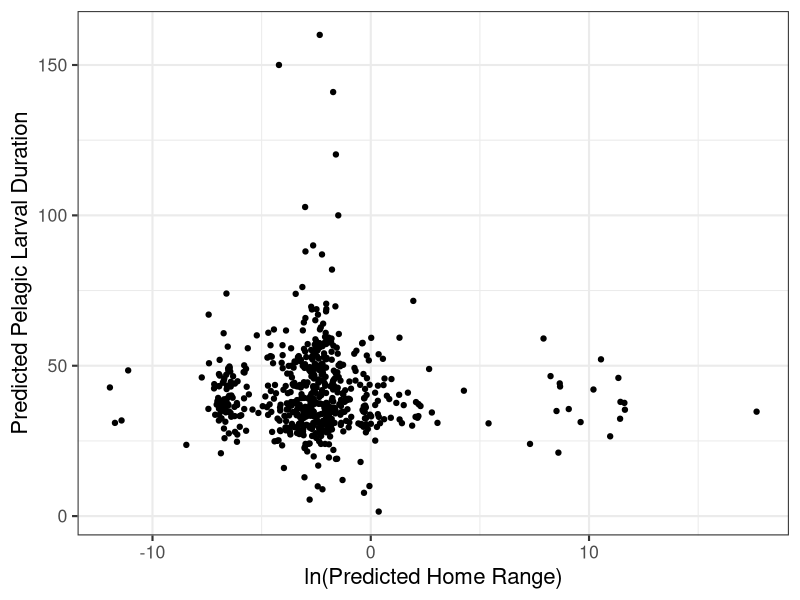

This chart was generated by the following R code: (Note: this script raises an error after producing the figure.)
## ---- chunk 1
knitr::opts_chunk$set(echo = TRUE, message = FALSE, warning = FALSE)

library(tidyverse)
library(patchwork)
library(cowplot)
library(ggpubr)
library(ggrepel)
## ---- chunk 2
fishbase_data <- read_csv(here::here("01_data", "02_processed_data", "fishbase_data.csv"))

filled_data <- read_csv(here::here("01_data", "02_processed_data", "filled_data.csv"))

filled_data2 <- read_csv(here::here("01_data", "02_processed_data", "filled_data2.csv")) %>%
  mutate_if(is.character, as.factor)
## ---- chunk 3
# homerange vs PLD
fishbase_data_gmm <- filled_data2 %>%
  mutate(class2 = as.factor(class2))

hr_hist <- ggplot(fishbase_data_gmm, aes(log(home_range))) +
  geom_histogram() +
  theme_bw(base_size = 16) +
  labs(
    y = "Count",
    x = "ln(Predicted Home Range)"
  )

pld_hist <- ggplot(fishbase_data_gmm, aes(pld)) +
  geom_histogram() +
  theme_bw(base_size = 16) +
  labs(
    y = "Count",
    x = "Predicted Pelagic Larval Duration"
  )

dist_plot <- hr_hist / pld_hist

p1 <- ggplot(fishbase_data_gmm, aes(log(home_range), pld)) +
  geom_jitter() +
  theme_bw(base_size = 16) +
  labs(
    y = "Predicted Pelagic Larval Duration",
    x = "ln(Predicted Home Range)"
  )

p1



# gmm plot


example_fish <- filled_data2 %>%
  select(species, fb_name, class2, class3, magnitude_homerange, month_pld) %>%
  filter(fb_name %in% c(
    "Hogfish", "Yellow snapper", "Blackfin tuna", "Humphead wrasse", "Pacific red snapper",
    "Giant seabass", "Lemon sole", "Chum salmon", "Pacific ocean perch", "Atlantic herring",
    "Atlantic cod", "Haddock", "Atlantic salmon", "California sheephead", "Black seabream",
    "Blue marlin", "Yellowfin tuna", "Swordfish"
    # "Blackhead seabream", "Pink salmon", "Coho salmon", "Ghost shark", "Pollack", "Polar cod", "Sockeye salmon", "Chinook salmon"
  ))


gmm_new_fig <- ggplot(fishbase_data_gmm, aes(magnitude_homerange, month_pld)) +
  theme_bw(base_size = 16) +
  labs(
    x = "Predicted Home Range Magnitude",
    y = "Predicted Pelgaic Larval Duration Month",
    color = "Class (Homerange/PLD)"
  ) +
  theme(legend.position = "bottom") +
  scale_color_viridis_d() +
  geom_label_repel(
    data = subset(fishbase_data_gmm, fb_name %in% c("Hogfish", "Yellow snapper", "Blackfin tuna")),
    aes(x = magnitude_homerange, y = month_pld, label = fb_name, color = class2),
    vjust = "outward", hjust = "outward",
    min.segment.length = 0,
    nudge_y = -0.5,
    show.legend = FALSE
  ) +
  geom_label_repel(
    data = subset(fishbase_data_gmm, fb_name %in% c("Humphead wrasse", "Pacific red snapper", "Giant seabass")),
    aes(x = magnitude_homerange, y = month_pld, label = fb_name, color = class2),
    # vjust = "outward", hjust = "outward",
    min.segment.length = 0,
    box.padding = 0.7,
    nudge_x = -2,
    show.legend = FALSE
  ) +
  geom_label_repel(
    data = subset(fishbase_data_gmm, fb_name %in% c("Lemon sole", "Chum salmon", "Pacific ocean perch")),
    aes(x = magnitude_homerange, y = month_pld, label = fb_name, color = class2),
    vjust = "outward", hjust = "outward",
    min.segment.length = 0,
    nudge_x = 0, nudge_y = 0.8,
    show.legend = FALSE
  ) +
  geom_label_repel(
    data = subset(fishbase_data_gmm, fb_name %in% c("Atlantic herring", "Atlantic cod", "Haddock")),
    aes(x = magnitude_homerange, y = month_pld, label = fb_name, color = class2),
    vjust = "outward", hjust = "outward",
    min.segment.length = 0,
    nudge_y = 0,
    show.legend = FALSE
  ) +
  geom_label_repel(
    data = subset(fishbase_data_gmm, fb_name %in% c("Atlantic salmon", "California sheephead", "Black seabream")),
    aes(x = magnitude_homerange, y = month_pld, label = fb_name, color = class2),
    vjust = "outward", hjust = "outward",
    min.segment.length = 0,
    nudge_y = 1, nudge_x = 1.5,
    show.legend = FALSE
  ) +
  geom_label_repel(
    data = subset(fishbase_data_gmm, fb_name %in% c("Blue marlin", "Yellowfin tuna", "Swordfish")),
    aes(x = magnitude_homerange, y = month_pld, label = fb_name, color = class2),
    vjust = "outward", hjust = "outward",
    min.segment.length = 0,
    nudge_x = 0,
    show.legend = FALSE
  ) +
  geom_jitter(aes(color = class2))

gmm_new_fig
# ggsave(gmm_new_fig, file = paste0("gmm_fig.png"), path = here::here("04_figs"), height = 8, width = 15)


# panel
gmm_panel <- (dist_plot | p1) / gmm_new_fig +
  plot_annotation(tag_levels = "A")

gmm_panel
# ggsave(gmm_panel, file = paste0("gmm_panel.pdf"), path = here::here("04_figs"), height = 10, width = 15)
## ---- chunk 4
missing <- miss_var_summary(fishbase_data)
missing2 <- miss_var_summary(filled_data)
missing3 <- miss_var_summary(filled_data2)

missing_fishbase_data <- fishbase_data %>% 
  dplyr::select(
    oxygen_cons, temp_range, dev_place, temp_min, temp_max,
    longevity_wild, temp_preferred, iucn_category, food_i,
  ) %>%
  rename(
    "Oxygen Consumption Rate" = oxygen_cons,
    "Temperature Range" = temp_range,
    "Place of Development" = dev_place,
    "Maximum Recorded Lifespan" = longevity_wild,
    "Optimal Temperature" = temp_preferred,
    "IUCN Category" = iucn_category,
    "Diet Items" = food_i,
    "Minimum Temperature" = temp_min,
    "Maximum Temperature" = temp_max,
  )

m1 <- gg_miss_var(missing_fishbase_data) +
  theme_bw(base_size = 16) +
  labs(y = "Missing Data Before Genus-Level Fill", x = "") +
  theme(axis.title.x = element_text(vjust = -1))
m1

missing_filled_data <- filled_data %>% 
  dplyr::select(
    oxygen_cons, temp_range, temp_min, temp_max,
    longevity_wild, temp_preferred, iucn_category, food_i,
  ) %>%
  rename(
    "Oxygen Consumption Rate" = oxygen_cons,
    "Temperature Range" = temp_range,
    "Maximum Recorded Lifespan" = longevity_wild,
    "Optimal Temperature" = temp_preferred,
    "IUCN Category" = iucn_category,
    "Diet Items" = food_i,
    "Minimum Temperature" = temp_min,
    "Maximum Temperature" = temp_max,
  )

m2 <- gg_miss_var(missing_filled_data) + # figure showing the missing data
  theme_bw(base_size = 16) +
  labs(y = "Missing Data Before Family-Level Fill", x = "Variable") +
  theme(axis.title.x = element_text(vjust = -1))
m2

missing_data <- filled_data2 %>%
  dplyr::select(
    oxygen_cons, temp_range, dev_place,
    longevity_wild, temp_preferred, iucn_category
  ) %>%
  rename(
    "Oxygen Consumption Rate" = oxygen_cons,
    "Temperature Range" = temp_range,
    "Place of Development" = dev_place,
    "Maximum Recorded Lifespan" = longevity_wild,
    "Optimal Temperature" = temp_preferred,
    "IUCN Category" = iucn_category
  )

m3 <- gg_miss_var(missing_data) +
  theme_bw(base_size = 16) +
  labs(y = "Final Missing Data", x = "") +
  theme(axis.title.x = element_text(vjust = -1))
m3

missing_fig <- (m1 / m2 / m3) +
  plot_annotation(tag_levels = "A") &
  theme_bw(base_size = 16)
missing_fig

ggsave(missing_fig, file = paste0("missing_data.pdf"), path = here::here("04_figs", "final_figs"), height = 12, width = 8)

## ---- chunk 5
# continuous

plot_data <- filled_data2 %>%
  mutate(
    class2 = as.factor(class2),
    class3 = as.factor(class3),
    order = as.factor(order)
  )

response <- "class2"
expl_cont <- c(
  "temp_preferred", "fecundity_mean",
  "longevity_wild", "sp_richness", "length", "kfin",
  "r_fin", "diet_troph3", "oxygen_cons", "temp_range"
)

box_data <- function(x, y) {
  ggplot(plot_data, aes(x = .data[[y]], y = .data[[x]])) +
    geom_boxplot(aes(color = .data[[y]])) +
    theme_bw() +
    coord_flip() +
    labs(
      x = "Movement Class",
      color = "Class (Homerange/PLD)"
    ) +
    scale_color_viridis_d()
}

# plots_cont <- map(expl_cont, ~ box_data(.x, "class2"))
# plots_cont
## ---- chunk 6

# significant panel
temp_plot <- box_data(x = "temp_preferred", y = "class2") +
  labs(y = "Optimal Temperature", x = "") +
  scale_x_discrete(position = "top") +
  theme(axis.text.y = element_blank())
length_plot <- box_data(x = "length", y = "class2") +
  labs(y = "Length", x = "") +
  scale_x_discrete(position = "top") +
  theme(axis.text.y = element_blank())
long_plot <- box_data(x = "longevity_wild", y = "class2") +
  labs(y = "Longevity", x = "") +
  scale_x_discrete(position = "top") +
  theme(axis.text.y = element_blank())
diet_plot <- box_data(x = "diet_troph3", y = "class2") + 
  labs(y = "Trophic Level", x = "Movement Class") +
  scale_x_discrete(position = "top") +
  theme(axis.title.x = element_text(vjust = 0))
kfin_plot <- box_data(x = "kfin", y = "class2") + 
  labs(y = "Carrying Capacity", x = "Movement Class") +
  scale_x_discrete(position = "top") +
  theme(axis.title.x = element_text(vjust = 0))


r_fin_plot <- box_data(x = "r_fin", y = "class2") + stat_kruskal_test(label.y = 1, label.x = 6, position = "jitter") +
  labs(y = "Growth Rate", x = "Movement Class")
oxygen_plot <- box_data(x = "oxygen_cons", y = "class2") + stat_kruskal_test(label.y = 2000, label.x = 6, position = "jitter") +
  labs(y = "Oxygen Consumption", x = "Movement Class")
temp_range_plot <- box_data(x = "temp_range", y = "class2") + stat_kruskal_test(label.y = 20, label.x = 3.5, position = "jitter") +
  labs(y = "Temperature Range", x = "Movement Class") + theme(axis.title.y = element_blank(), axis.text.y = element_blank())
fecund_plot <- box_data(x = "fecundity_mean", y = "class2") + stat_kruskal_test(label.y = 1000000, label.x = 5.5, position = "jitter") +
  labs(y = "Mean Fecundity", x = "Movement Class")
sp_rich_plot <- box_data(x = "sp_richness", y = "class2") + stat_kruskal_test(label.y = 1100, position = "jitter") +
  labs(y = "Species Richness", x = "Movement Class") + theme(axis.title.y = element_blank(), axis.text.y = element_blank())


numeric_panel <- ((temp_plot | length_plot) /
  (long_plot | diet_plot) /
  (r_fin_plot | kfin_plot) /
  (fecund_plot | sp_rich_plot) /
  (oxygen_plot | temp_range_plot)) +
  plot_layout(guides = "collect") + plot_annotation(tag_levels = "A")

numeric_panel
# ggsave(numeric_panel, file = paste0("numeric_panel.png"), path = here::here("04_figs", "individual_plots", "numeric"), height = 21, width = 14)

individual_panel <- ((temp_plot | length_plot | diet_plot) / (long_plot | kfin_plot)) +
  plot_layout(widths = c(8,8,8,8,8), guides = "collect") +
  plot_annotation(tag_levels = "A") +
  theme_bw(base_size = 16) &
  theme(legend.position = "none")

individual_panel

ggsave(individual_panel, file = paste0("individual_panel.pdf"), path = here::here("04_figs", "final_figs"), height = 8, width = 13)

## ---- chunk 7
ggsave(temp_plot, file = paste0("temp_plot.png"), path = here::here("04_figs", "individual_plots", "numeric"), height = 10, width = 10)
ggsave(fecund_plot, file = paste0("fecund_plot.png"), path = here::here("04_figs", "individual_plots", "numeric"), height = 10, width = 10)
ggsave(long_plot, file = paste0("long_plot.png"), path = here::here("04_figs", "individual_plots", "numeric"), height = 10, width = 10)
ggsave(sp_rich_plot, file = paste0("sp_rich_plot.png"), path = here::here("04_figs", "individual_plots", "numeric"), height = 10, width = 10)
ggsave(length_plot, file = paste0("length_plot.png"), path = here::here("04_figs", "individual_plots", "numeric"), height = 10, width = 10)
ggsave(kfin_plot, file = paste0("kfin_plot.png"), path = here::here("04_figs", "individual_plots", "numeric"), height = 10, width = 10)
ggsave(r_fin_plot, file = paste0("r_fin_plot.png"), path = here::here("04_figs", "individual_plots", "numeric"), height = 10, width = 10)
ggsave(diet_plot, file = paste0("diet_plot.png"), path = here::here("04_figs", "individual_plots", "numeric"), height = 10, width = 10)
ggsave(oxygen_plot, file = paste0("oxygen_plot.png"), path = here::here("04_figs", "individual_plots", "numeric"), height = 10, width = 10)
ggsave(temp_range_plot, file = paste0("temp_range_plot.png"), path = here::here("04_figs", "individual_plots", "numeric"), height = 10, width = 10)
## ---- chunk 8
# categorical

expl_cat <- c(
  "climate", "body_shape_i", "dev_place", "movement_keyword",
  "demers_pelag", "iucn_category",
  "circadian", "food_mode", "ocean", "basin"
)

scatter_data <- function(x, y) {
  ggplot(plot_data, aes(x = .data[[x]], y = .data[[y]])) +
    geom_jitter(aes(color = .data[[y]])) +
    theme_bw() +
    labs(
      y = "Movement Class",
      color = "Class (homerange/PLD)"
    ) +
    scale_color_viridis_d() +
    theme(axis.text.x = element_text(angle = 40, hjust = 1))
}

# plots_cat <- map(expl_cat, ~ scatter_data(.x, "class2"))
# plots_cat
## ---- chunk 9
body_plot <- scatter_data(x = "body_shape_i", y = "class2")
dev_plot <- scatter_data(x = "dev_place", y = "class2")
movement_plot <- scatter_data(x = "movement_keyword", y = "class2")
demers_plot <- scatter_data(x = "demers_pelag", y = "class2")
iucn_plot <- scatter_data(x = "iucn_category", y = "class2")
food_plot <- scatter_data(x = "food_mode", y = "class2")


ggsave(climate_plot, file = paste0("climate_plot.png"), path = here::here("04_figs", "individual_plots", "categorical"), height = 10, width = 10)
ggsave(body_plot, file = paste0("body_plot.png"), path = here::here("04_figs", "individual_plots", "categorical"), height = 10, width = 10)
ggsave(dev_plot, file = paste0("dev_plot.png"), path = here::here("04_figs", "individual_plots", "categorical"), height = 10, width = 10)
ggsave(movement_plot, file = paste0("movement_plot.png"), path = here::here("04_figs", "individual_plots", "categorical"), height = 10, width = 10)
ggsave(demers_plot, file = paste0("demers_plot.png"), path = here::here("04_figs", "individual_plots", "categorical"), height = 10, width = 10)
ggsave(iucn_plot, file = paste0("iucn_plot.png"), path = here::here("04_figs", "individual_plots", "categorical"), height = 10, width = 10)
ggsave(food_plot, file = paste0("food_plot.png"), path = here::here("04_figs", "individual_plots", "categorical"), height = 10, width = 10)
